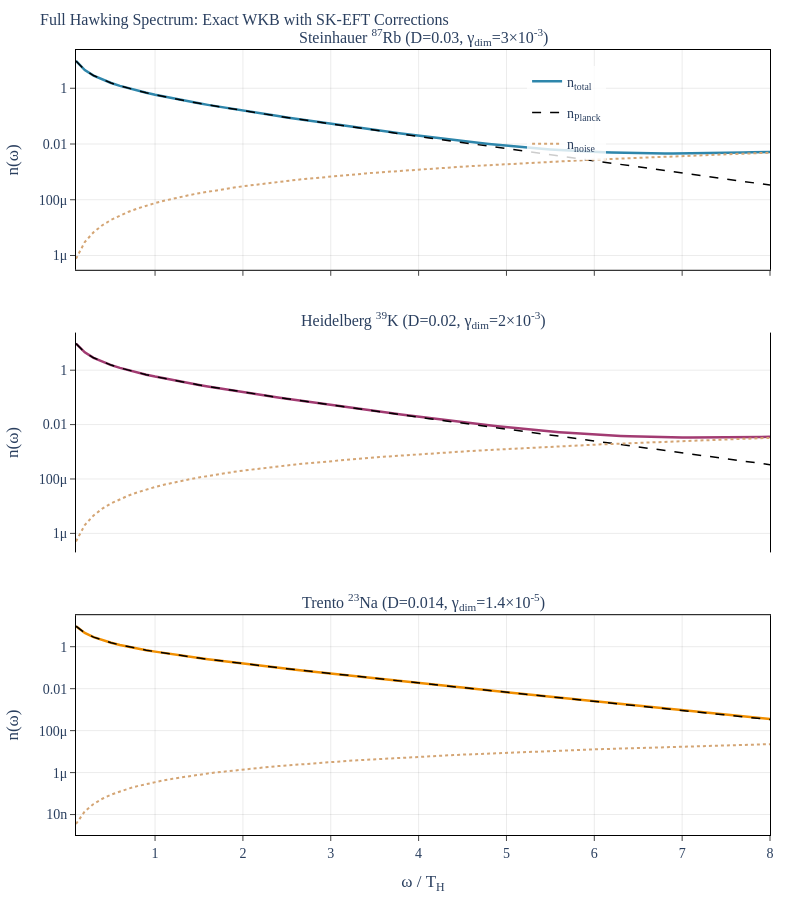

The notebook cell this image was saved under:
### Markdown cell above
## 5. Full Hawking Spectrum: Three Platforms

The total occupation number from the exact WKB connection formula is:

$$n(\omega) = \frac{|\beta|^2}{1 - \delta_k} + n_{\text{noise}}(\omega)$$

where $|\beta/\alpha|^2 = \exp(-2\pi\omega/\kappa_{\text{eff}})$ from the Stokes-multiplier calculation.

We show $n_{\text{total}}$, $n_{\text{Planck}}$ (standard thermal at $T_H$), and $n_{\text{noise}}$ for all three BEC platforms.

Lean theorems: `occupation_reduces_to_planck`, `spectrum_thermal_limit` (WKBConnection.lean)

### Code cell
# viz-ref: fig_hawking_spectrum_exact

fig_spec = make_subplots(
    rows=3,
    cols=1,
    subplot_titles=(
        "Steinhauer <sup>87</sup>Rb (D=0.03, \u03b3<sub>dim</sub>=3\u00d710<sup>-3</sup>)",
        "Heidelberg <sup>39</sup>K (D=0.02, \u03b3<sub>dim</sub>=2\u00d710<sup>-3</sup>)",
        "Trento <sup>23</sup>Na (D=0.014, \u03b3<sub>dim</sub>=1.4\u00d710<sup>-5</sup>)",
    ),
    vertical_spacing=0.08,
    shared_xaxes=True,
)

spectra = {}
for i, (name, p) in enumerate(platforms.items(), 1):
    spec = compute_spectrum(p, omega_min=0.1, omega_max_factor=8.0, n_points=80)
    spectra[name] = spec

    omega_norm = spec.omega_array / spec.T_H
    n_total = np.array([pt.n_total for pt in spec.points])
    n_hawking = np.array([pt.n_hawking for pt in spec.points])
    n_noise = np.array([pt.n_noise for pt in spec.points])
    n_planck = spec.n_planck_array

    color = platform_colors[name]

    # Total occupation
    fig_spec.add_trace(
        go.Scatter(
            x=omega_norm,
            y=n_total,
            mode="lines",
            name="n<sub>total</sub>" if i == 1 else None,
            line=dict(color=color, width=2.5),
            showlegend=(i == 1),
            legendgroup="total",
        ),
        row=i,
        col=1,
    )

    # Planck reference
    fig_spec.add_trace(
        go.Scatter(
            x=omega_norm,
            y=n_planck,
            mode="lines",
            name="n<sub>Planck</sub>" if i == 1 else None,
            line=dict(color="black", width=1.5, dash="dash"),
            showlegend=(i == 1),
            legendgroup="planck",
        ),
        row=i,
        col=1,
    )

    # Noise floor
    fig_spec.add_trace(
        go.Scatter(
            x=omega_norm,
            y=n_noise,
            mode="lines",
            name="n<sub>noise</sub>" if i == 1 else None,
            line=dict(color=COLORS.get("noise", "#D4A574"), width=2, dash="dot"),
            showlegend=(i == 1),
            legendgroup="noise",
        ),
        row=i,
        col=1,
    )

    fig_spec.update_yaxes(
        title_text="n(\u03c9)",
        type="log",
        row=i,
        col=1,
        showgrid=True,
        gridcolor="rgba(0,0,0,0.08)",
        showline=True,
        linecolor="black",
        linewidth=1,
        mirror=True,
        ticks="outside",
    )

fig_spec.update_xaxes(
    title_text="\u03c9 / T<sub>H</sub>",
    row=3,
    col=1,
    showgrid=True,
    gridcolor="rgba(0,0,0,0.08)",
    showline=True,
    linecolor="black",
    linewidth=1,
    mirror=True,
    ticks="outside",
)

apply_layout(
    fig_spec,
    title=dict(
        text="Full Hawking Spectrum: Exact WKB with SK-EFT Corrections", font=TITLE_FONT
    ),
    width=800,
    height=900,
    legend=dict(x=0.65, y=0.98, bgcolor="rgba(255,255,255,0.8)"),
)

fig_spec.show()
